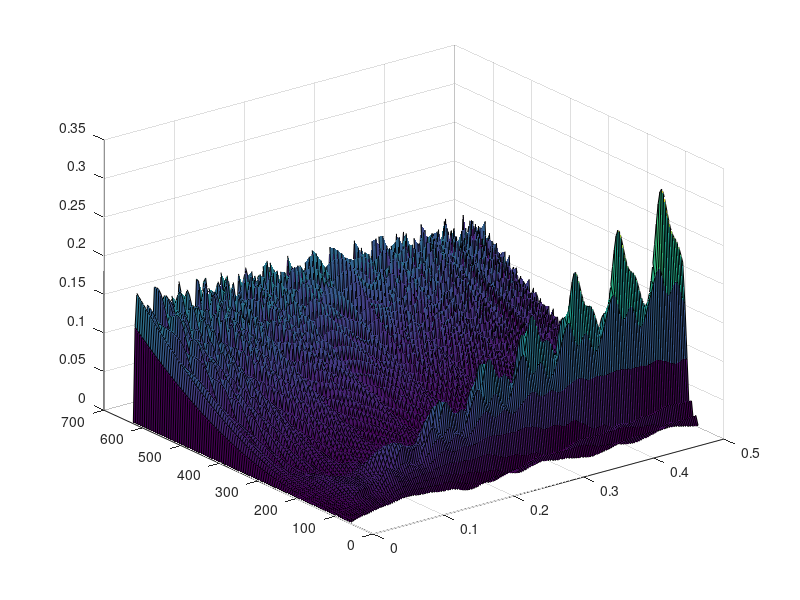

This chart was generated by the following MATLAB code:
function PT
global a m k0 k eta dt Vt
m=0.1;
k0=1.e3;
k=k0/3.;
V_=1.; % ------- amplitude

k_=k*k0/(k+k0); % for the case of eta=0
om_=sqrt(k_/m); 
nu_=om_/2./pi % ------- resonant friquency in Hz
T_=1./nu_

n=100;
om=zeros(n,1);
del=zeros(n,1);
om0=2.*pi*10;
om1=2.*pi*100.;
dom=(om1-om0)/(n-1);
for j=0:n-1
   om(j+1)=om0+dom*j;
end

eta=1.e3; % ------- !!!!!!!
T=.5;
nT=200; % steps
dt=T/nT;
t=(1:nT)*dt;
a=4.*m/dt/dt/k0+(k+k0)/eta/k0*2.*m/dt;

amplituda_ = zeros(n,1);
amplituda = zeros(n,1);
    
z=zeros(nT,1);
v=zeros(nT,1);
F=zeros(nT,1);

zt=zeros(nT,1);
vt=zeros(nT,1);
Ft=zeros(nT,1);

pogreshnost = zeros(n,nT-1);

for jj=1:n
   [z_ v_ F_]=sol(om(jj),V_);
   z(1)=z_;
   v(1)=v_;
   F(1)=F_;
   
   zt(1)=z_;
   vt(1)=v_;
   
   Ft(1)=F_;
   del(jj)=0;
   
   for j=1:nT-1
       Vt=V_*exp(i*om(jj)*(t(j)-dt/2.));
       [z(j+1) v(j+1) F(j+1)]=step(z(j),v(j),F(j));
       % ------- precise solution      
       zt(j+1)=z_*exp(i*om(jj)*t(j)); 
       vt(j+1)=v_*exp(i*om(jj)*t(j));
       Ft(j+1)=F_*exp(i*om(jj)*t(j));
       delt = norm(z(j)-zt(j),v(j)-vt(j),F(j)-Ft(j));
       dlt = norm(z(j),v(j),F(j));
       delt = delt/dlt;
  
       del(jj) =del(jj)+(delt*delt);
       
       pogreshnost(jj,j) = delt;
  
     %  if  delt>del(jj)
     %      del(jj)= delt; 
     %  end
   end
 
   del(jj)=sqrt(del(jj)/nT);
   
   
  %    
  % figure % ------- test
  % [po]=plot(t,real(vt));
  % set(po,'linewidth',2);
  % colormap hsv;                
  % grid on;
  % hold on;
  % 
  %  figure
  %  [pf]=plot(t,real(v),'b-');
  %  set(pf,'linewidth',2);
  %  colormap hsv;
  %  grid on;
  %  hold on;

 
   
   % amplituda_(jj) = abs(max(rz) - min(rz)) ;
   % amplituda(jj) = abs(max(zt) - min(zt)) ;

end

##pogreshnost

surf((1:nT-1)*dt, om, abs(pogreshnost))

% figure
% [pf]=plot(t,real(z),'b-');
% set(pf,'linewidth',2);
% colormap hsv;
%                    
% grid on;
% hold on;

function [z_ v_ F_]=step(z,v,F);
global a m k0 k eta dt Vt
z_=z*((1.+a)/dt-k/2./eta)+a*(v-Vt)-2.*F/dt/k0;
z_=z_/((1.+a)/dt+k/2./eta);
v_=2.*(z_-z)/dt-v+2*Vt;
F_=2.*m*(v-v_)/dt-F;

%-----------------------------
function [u v]=dudt(dt,k2,u0,v0,f)
v=(1.-k2*dt*dt/4.)*v0-k2*dt*u0+dt*f;
v=v/(1.+k2*dt*dt/4.);
u=u0+dt*(v+v0)/2.;
%------------------
function [z_ v_ F_]=sol(om,V_);
global a m k0 k eta dt Vt
a11=om*om*m;
a12=-1;
b1=V_*i*om*m;
a22=(k+k0)/k0+i*om*eta/k0;
a21=-k-i*om*eta;
b2=0;
d=a11*a22-a12*a21;
z_=(b1*a22-b2*a12)/d;
F_=(-b1*a21+b2*a11)/d;
v_=-F_/(i*om*m);
% a11*z_+a12*F_-b1
% a21*z_+a22*F_-b2
%------------------
function d=norm(z,v,F);
global a m k0 k eta dt Vt
d=m*abs(v)*abs(v)+abs(F)*abs(F)/k0+k*(z-abs(F)/k0)*(z-abs(F)/k0);
d=sqrt(d/2.);
